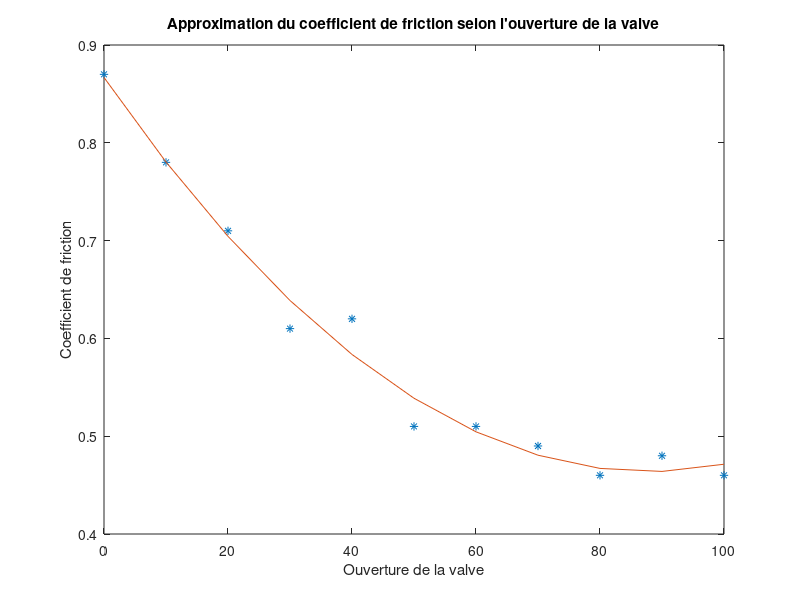

The MATLAB script that drew this image:
o = [0 : 10 : 100];
c = [0.87, 0.78, 0.71, 0.61, 0.62, 0.51, 0.51, 0.49, 0.46, 0.48, 0.46];

% phi_n(x) = x^(n-1)
phi_1 = [o.^0].';
phi_2 = [o.^1].';
phi_3 = [o.^2].';

% Calcul des coefficients
P = [phi_1, phi_2, phi_3]
Y = c';
A = (inv(P.' * P) * P.' * Y).'

% Fonction g(x) approximant la courbe
f = A(1) + A(2) .* o + A(3) .* o.^ 2;

figure
plot(o, c, "*")
hold on
plot(o, f)
xlabel("Ouverture de la valve")
ylabel("Coefficient de friction")
title("Approximation du coefficient de friction selon l'ouverture de la valve")

% Calcul de l'erreur
E = sum((f - c).^2);
RMS = sqrt(1/length(c) .* E)

y = 1/length(c) * sum(c);
R = sqrt(sum((f - y).^2) ./ sum((c - y).^2))
